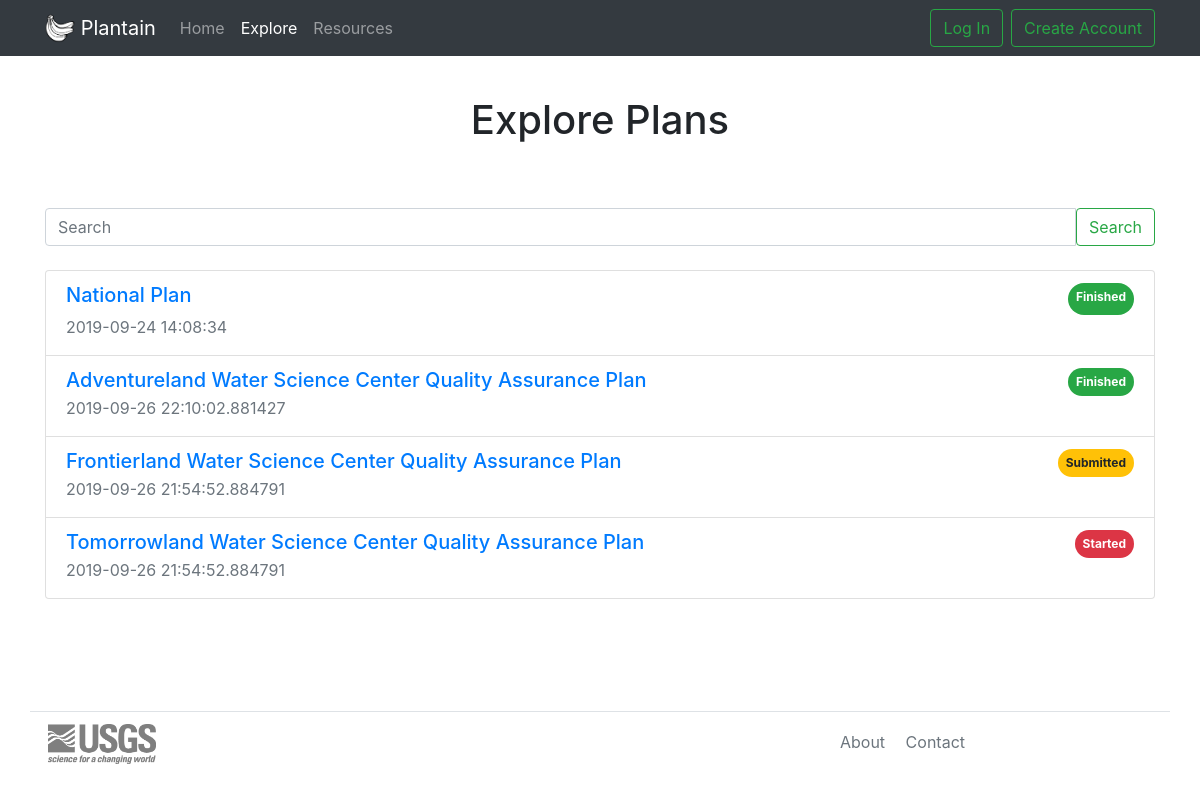
Before: /explore with the older database file.
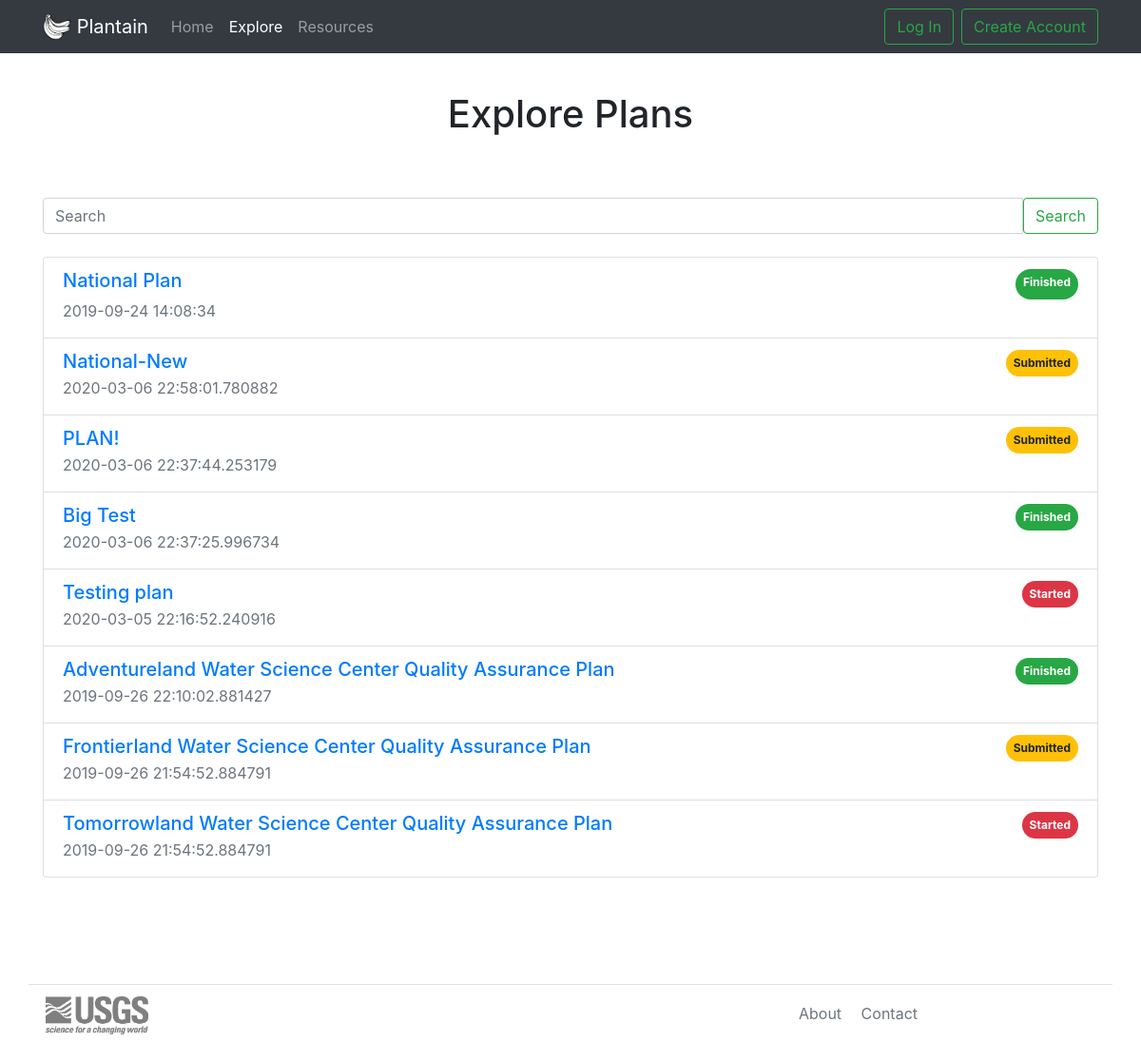
After: the same page with the newer database file.
### models.py (models this page shows, shortened)
class NationalRequired(db.Model):  # only admin can post in this level.
    STATUS_APPROVED = 0   # public - can only be set by admin
    STATUS_SUBMITTED = 1  # viewable by user/admin
    STATUS_DRAFT = 2  # viewable by user
    STATUS_DELETED = 3
    id = db.Column(db.Integer, primary_key=True)
    slug = db.Column(db.String(100))
    title = db.Column(db.String(255))
    intro = db.Column(db.Text)  # this is boilerplate
    scope = db.Column(db.Text)  # this is boilerplate
    org = db.Column(db.Text)  # this is boilerplate
    resp = db.Column(db.Text)  # this is boilerplate
    qa_workflow = db.Column(db.Text)  # boilerplate + form
    status = db.Column(db.SmallInteger, default=STATUS_DRAFT)
    author_id = db.Column(db.Integer, db.ForeignKey("user.id"))
    created_timestamp = db.Column(db.DateTime, default=datetime.datetime.utcnow)

class Project(db.Model):
    STATUS_APPROVED = 0   # public - can only be set by admin
    STATUS_SUBMITTED = 1  # viewable by user/admin
    STATUS_DRAFT = 2  # viewable by user
    STATUS_DELETED = 3  # Currently deleted can only be set in the admin panel.
    id = db.Column(db.Integer, primary_key=True)
    slug = db.Column(db.String(100), unique=True)
    title = db.Column(db.String(255), unique=True)
    intro = db.Column(db.Text)
    scope = db.Column(db.Text)
    org = db.Column(db.Text)
    resp = db.Column(db.Text)
    qa_workflow = db.Column(db.Text)
    facilities = db.Column(db.Text)
    labs = db.Column(db.Text)
    dq_management = db.Column(db.Text)
    dq_planning = db.Column(db.Text)
    dq_roles = db.Column(db.Text)
    dq_workflows = db.Column(db.Text)
    dq_wf_pro = db.Column(db.Text)
    dq_wf_workplan = db.Column(db.Text)
    dq_wf_project_dmp = db.Column(db.Text)
    dq_wf_review = db.Column(db.Text)
    dq_datasharing = db.Column(db.Text)
    dq_mous = db.Column(db.Text)
    dq_access = db.Column(db.Text)
    dq_aquisition = db.Column(db.Text)
    dq_aqu_roles = db.Column(db.Text)
    dq_aqu_proc = db.Column(db.Text)
    dq_aqu_proc_coll = db.Column(db.Text)
    dq_aqu_proc_proc = db.Column(db.Text)
    dq_aqu_proc_anal = db.Column(db.Text)
    dq_doc = db.Column(db.Text)
    dq_format = db.Column(db.Text)
    dq_org = db.Column(db.Text)
    dq_store = db.Column(db.Text)
    dq_store_roles = db.Column(db.Text)
    dq_store_repo = db.Column(db.Text)
    dq_store_archive = db.Column(db.Text)
    dq_pubs = db.Column(db.Text)
    dq_pubs_roles = db.Column(db.Text)
    dq_pubs_workflow = db.Column(db.Text)
    dq_pubs_prop = db.Column(db.Text)
    dq_pubs_release = db.Column(db.Text)
    dq_pubs_cite = db.Column(db.Text)
    dq_pubs_doi = db.Column(db.Text)
    dq_pubs_meta = db.Column(db.Text)
    dq_pubs_catalog = db.Column(db.Text)
    qa_intro = db.Column(db.Text)
    qa_field_data = db.Column(db.Text)
    qa_pro_ts = db.Column(db.Text)
    qa_app_ts = db.Column(db.Text)
    qa_discrete = db.Column(db.Text)
    qa_db_integrity = db.Column(db.Text)
    qa_records = db.Column(db.Text)
    qa_interpretive = db.Column(db.Text)
    qa_training = db.Column(db.Text)
    qa_terms = db.Column(db.Text)
    qa_resources = db.Column(db.Text)
    tech = db.Column(db.Text)
    data = db.Column(db.Text)
    sysadmin = db.Column(db.Text)
    qa_proposal = db.Column(db.Text)  # drop this field
    qa_plans = db.Column(db.Text)  #drop it too.
    qa_review = db.Column(db.Text)  # yep, this one also
    dm_plan = db.Column(db.Text)  #not using this one.
    status = db.Column(db.SmallInteger, default=STATUS_DRAFT)
    created_timestamp = db.Column(db.DateTime, default=datetime.datetime.utcnow)
    modified_timestamp = db.Column(db.DateTime, default=datetime.datetime.utcnow, onupdate=datetime.datetime.utcnow)
    author_id = db.Column(db.Integer, db.ForeignKey("user.id"))

### views.py (the view)
@app.route("/explore")
def explore():
    NatlReq = get_NatlReq()
    plans = models.Project.query.order_by(models.Project.created_timestamp.desc())
    return render_template('explore.html', plans=plans, National=NatlReq)

### views.py (called while the page is built)
def get_NatlReq():
    query = models.NationalRequired.query.filter(models.NationalRequired.id == 1).first_or_404()
    return query

@app.before_request
def get_current_user():
    g.user = current_user

### templates/explore.html (shortened to what this page needs)
{% extends "base.html" %}
{% block content %}
{% include "includes/list.html" %}
{% endblock %}

### templates/base.html (shortened to what this page needs)
<!DOCTYPE html>
<html lang="en">
  <head>
    <link rel="stylesheet" href="{{ url_for('static', filename='css/plantain.css') }}">
    <link rel="stylesheet" href="https://stackpath.bootstrapcdn.com/bootstrap/4.1.3/css/bootstrap.min.css">
    <link rel="stylesheet" href="https://stackpath.bootstrapcdn.com/font-awesome/4.7.0/css/font-awesome.min.css">
    <link rel="stylesheet" href="https://cdn.rawgit.com/afeld/bootstrap-toc/v1.0.0/dist/bootstrap-toc.min.css">
  </head>
  <body data-spy="scroll" data-target="#toc">
    {% include "navbar.html" %}
    {% block content %}{% endblock %}
<br><br><br><br>
    {% include "footer.html" %}
  </body>
</html>

### templates/navbar.html (shortened to what this page needs)
<header>
  <nav class="navbar navbar-expand-md navbar-dark bg-dark fixed-top">
    <div class="container">
      <a class="navbar-brand" href="/">
        <img class="plantain-img-nav d-inline-block align-top rounded" src="{{ url_for('static', filename='img/plantain.png') }}" alt="plantain"/>
        Plantain
      </a>
      <div class="collapse navbar-collapse" id="navbarContent">
        <ul class="navbar-nav mr-auto" id="navbarList">
          <li class="nav-item">
            <a class="nav-link" href="{{ url_for('index') }}">Home</a>
          </li>
          <li class="nav-item">
            <a class="nav-link" href="{{ url_for('explore') }}">Explore</a>
          </li>
          <li class="nav-item">
            <a class="nav-link" href="{{ url_for('resources') }}">Resources</a>
          </li>
        </ul>
        {%  if current_user.is_authenticated %}
          <ul class="navbar-nav ml-auto">
            <li class="nav-item dropdown">
              <a class="nav-link dropdown-toggle" href="#" id="userInfo" role="button" data-toggle="dropdown" aria-haspopup="true" aria-expanded=false>{{ current_user.name }}</a>
              <div class="dropdown-menu" aria-labelby="userInfo">
                <a class="dropdown-item" href="{{ url_for('index') }}">Profile</a>
                <a class="dropdown-item" href="{{ url_for('index') }}">Plans</a>
                {% if current_user.user_level() == 2 %}
                <a class="dropdown-item" href="{{ url_for('admin.index') }}">Admin</a>
                {% endif %}
                <div class="dropdown-divider"></div>
                <a class="dropdown-item" href="{{ url_for('logout') }}" aria-disabled="true">Log Out</a>
              </div>
            </li>
          </ul>
         {% else  %}
          <a href="{{ url_for('login') }}" class="btn btn-outline-success m-2 my-sm-0" role="button" aria-disabled="true">Log In</a>
          <a href="{{ url_for('register') }}" class="btn btn-outline-success my-2 my-sm-0" role="button" aria-disabled="true">Create Account</a>
        {% endif %}
      </div>
    </div>
  </nav>
</header>

### templates/includes/list.html
<main>
  <div class="container">
    <h1 class="text-center my-5 pt-5">Explore Plans</h1>
    <div class="input-group py-3">
      <input class="form-control" type="search" placeholder="Search" aria-label="Search">
      <span class="input-group-btn">
        <button class="btn btn-outline-success" type="button">Search</button>
      </span>
    </div>
    <ul class="list-group my-2">
        <li class="list-group-item">
            <div class="d-flex justify-content-between">
                <h5><a href="{{ url_for('national.index') }}">National Plan</a></h5>
                <span class="badge badge-pill badge-success p-2">Finished</span>
            </div>
            <p class="text-muted mb-1">{{ National.created_timestamp }}</p>
        </li>
        {% for plan in plans %}
        <li class="list-group-item">
            <div class="d-flex justify-content-between">
                <h5 class="mb-0"><a href="{{ url_for('wsc.detail', slug=plan.slug) }}">{{plan.title}}</a></h5>
                {% if plan.status == 0 %}
                <span class="badge badge-pill badge-success p-2">Finished</span>
                {% elif plan.status == 1 %}
                <span class="badge badge-pill badge-warning p-2">Submitted</span>
                {% elif plan.status == 2 %}
                <span class="badge badge-pill badge-danger p-2">Started</span>
                {% endif %}
            </div>
            <p class="text-muted mb-1">{{ plan.modified_timestamp }}</p>
        </li>
        {% endfor %}
    </ul>
    </div>
</main>

### templates/footer.html (shortened to what this page needs)
<footer class="footer pt-1 my-md-1 pt-md-1">
  <div class="container border-top">
    <div class="row">
      <div class="col-md-5 text-left">
        <a href="https://www.usgs.gov/" title="USGS" target="_blank">
          <img class="usgs-logo" src="{{ url_for('static', filename='img/usgs.png') }}" alt="USGS" >
        </a>
      </div>
      <div class="col-md-5 text-right" >
        <span class="">
          <a class="text-muted mr-3" href="{{ url_for('about') }}">About</a>
          <a class="text-muted" href="{{ url_for('contact') }}">Contact</a>
        </span>
      </div>
    </div>
  </div>
</footer>

### static/css/plantain.css (style rules this page uses)
html { position: relative; min-height: 100%; }
body { margin-bottom: 50px; }
.navbar-nav > li { float: left; position: relative; }
.footer { bottom: 0; width: 100%; height: 60px; line-height: 60px; text-align: center; margin-bottom: 50px; }
.plantain-img-nav { width: 30px; height: 30px; }
.usgs-logo { width: 108px; height: 40px; opacity: 0.5; display: inline-block; margin: 0 3px 0 3px; }

Changed rows visible on the page:
added Project: title "National-New", status "Submitted", modified_timestamp "2020-03-06 22:58:01.780882"
added Project: title "PLAN!", status "Submitted", modified_timestamp "2020-03-06 22:37:44.253179"
added Project: title "Big Test", status "Finished", modified_timestamp "2020-03-06 22:37:25.996734"
added Project: title "Testing plan", status "Started", modified_timestamp "2020-03-05 22:16:52.240916"
